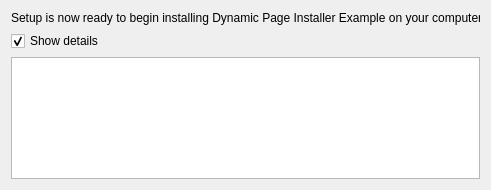
<?xml version="1.0" encoding="UTF-8"?>
<ui version="4.0">
 <class>ReadyToInstallWidget</class>
 <widget class="QWidget" name="ReadyToInstallWidget">
  <property name="geometry">
   <rect>
    <x>0</x>
    <y>0</y>
    <width>491</width>
    <height>190</height>
   </rect>
  </property>
  <property name="minimumSize">
   <size>
    <width>491</width>
    <height>190</height>
   </size>
  </property>
  <property name="windowTitle">
   <string>Form</string>
  </property>
  <layout class="QVBoxLayout" name="verticalLayout_3">
   <item>
    <widget class="QLabel" name="label_2">
     <property name="sizePolicy">
      <sizepolicy hsizetype="Minimum" vsizetype="Preferred">
       <horstretch>0</horstretch>
       <verstretch>0</verstretch>
      </sizepolicy>
     </property>
     <property name="text">
      <string>Setup is now ready to begin installing Dynamic Page Installer Example on your computer.</string>
     </property>
    </widget>
   </item>
   <item>
    <widget class="QCheckBox" name="showDetails">
     <property name="text">
      <string>Show details</string>
     </property>
     <property name="checked">
      <bool>true</bool>
     </property>
    </widget>
   </item>
   <item>
    <widget class="QTextBrowser" name="showDetailsBrowser"/>
   </item>
   <item>
    <spacer name="verticalSpacer_2">
     <property name="orientation">
      <enum>Qt::Vertical</enum>
     </property>
     <property name="sizeHint" stdset="0">
      <size>
       <width>20</width>
       <height>0</height>
      </size>
     </property>
    </spacer>
   </item>
  </layout>
  <zorder>label_2</zorder>
  <zorder>showDetails</zorder>
  <zorder>showDetailsBrowser</zorder>
  <zorder>verticalSpacer_2</zorder>
 </widget>
 <resources/>
 <connections>
  <connection>
   <sender>showDetails</sender>
   <signal>toggled(bool)</signal>
   <receiver>showDetailsBrowser</receiver>
   <slot>setVisible(bool)</slot>
   <hints>
    <hint type="sourcelabel">
     <x>63</x>
     <y>37</y>
    </hint>
    <hint type="destinationlabel">
     <x>85</x>
     <y>89</y>
    </hint>
   </hints>
  </connection>
 </connections>
</ui>
